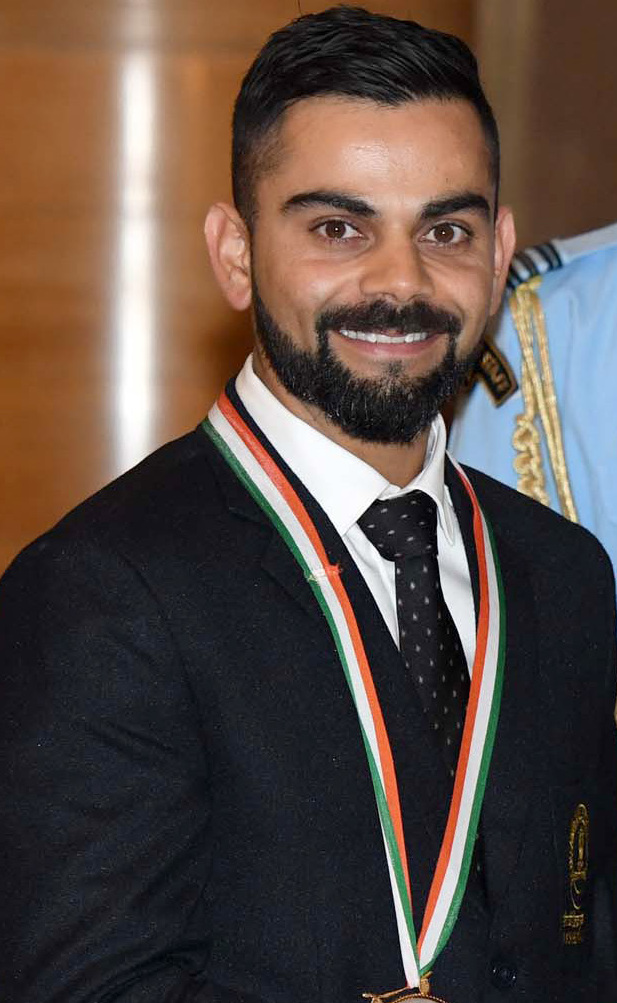
#> input picture CV Project 15 - Live Image Cartoonifier/v.jpeg, 617 x 1003 px
$ python cartoon.py   (Python 2 division)
#> lines starting #> are read from the running program, lines starting #| are printed output that depends on the picture; after the words box and inside, x2 and y2 are one past the last pixel; in counts of white or black regions, pixels touching at a corner belong together
# we'll try to apply different fikters to an image and finally convert it somewhere like a cartooinsh image
# importing necessary files
import cv2
import numpy as np
#Reading image
img = cv2.imread("v.jpeg")
#> img is the input picture: shape (1003, 617, 3); mean B, G, R 68.1, 74.9, 89.3
from skimage import io
while True:
    cv2.imshow("img",img)
    #Converting to RGB
    img = cv2.cvtColor(img, cv2.COLOR_BGR2RGB)
    cv2.imshow("imagee",img)
    #Detecting edges of the input image
    gray = cv2.cvtColor(img, cv2.COLOR_BGR2GRAY)
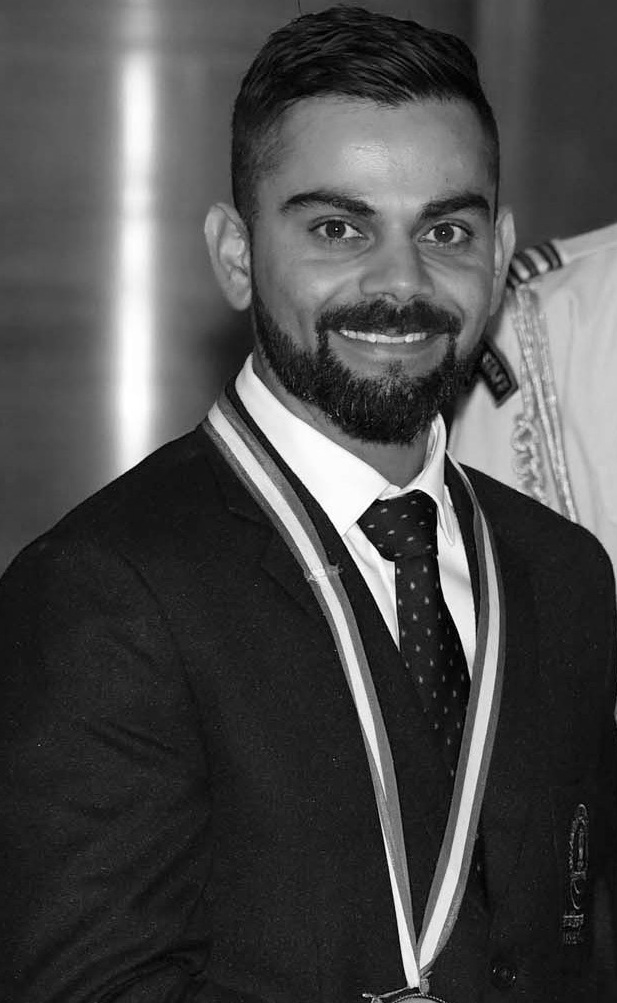
#> gray: shape (1003, 617); min 0, max 255, mean 74.5
    gray = cv2.medianBlur(gray, 5)
    edges = cv2.adaptiveThreshold(gray, 255, cv2.ADAPTIVE_THRESH_MEAN_C, cv2.THRESH_BINARY, 9, 9)
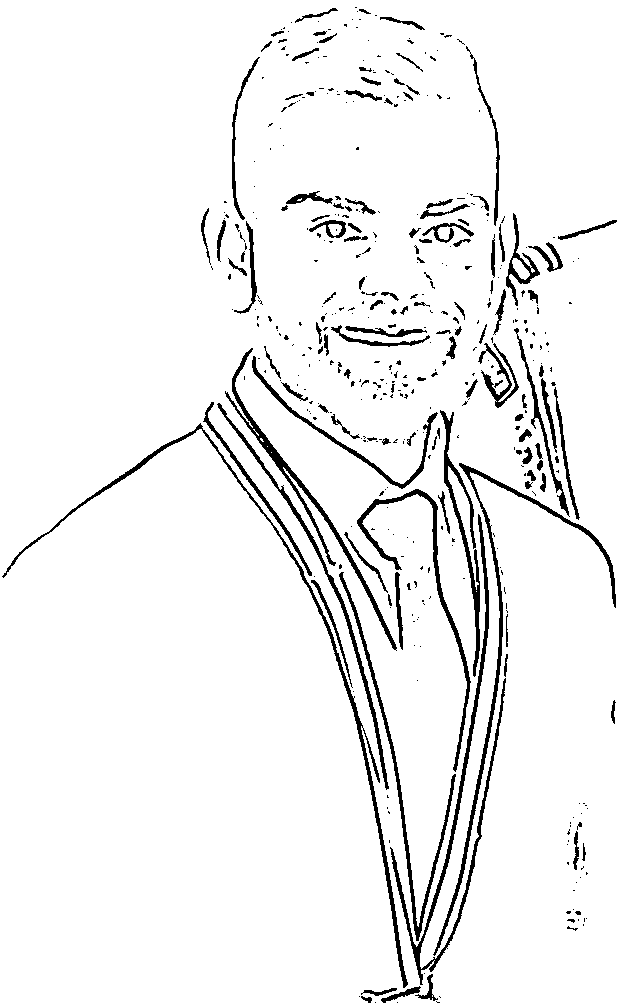
#> edges: shape (1003, 617); 94.4% white; 449 black regions (322 under 20 px), largest, box (x1, y1, x2, y2) and area: (390, 514, 506, 985) 3194, (2, 423, 408, 988) 3007, (433, 463, 616, 956) 2703
    cv2.imshow("edges",edges)
    #Cartoonifying the image
    color = cv2.bilateralFilter(img, 9, 250, 250)
    cartoon = cv2.bitwise_and(color, color, mask=edges)
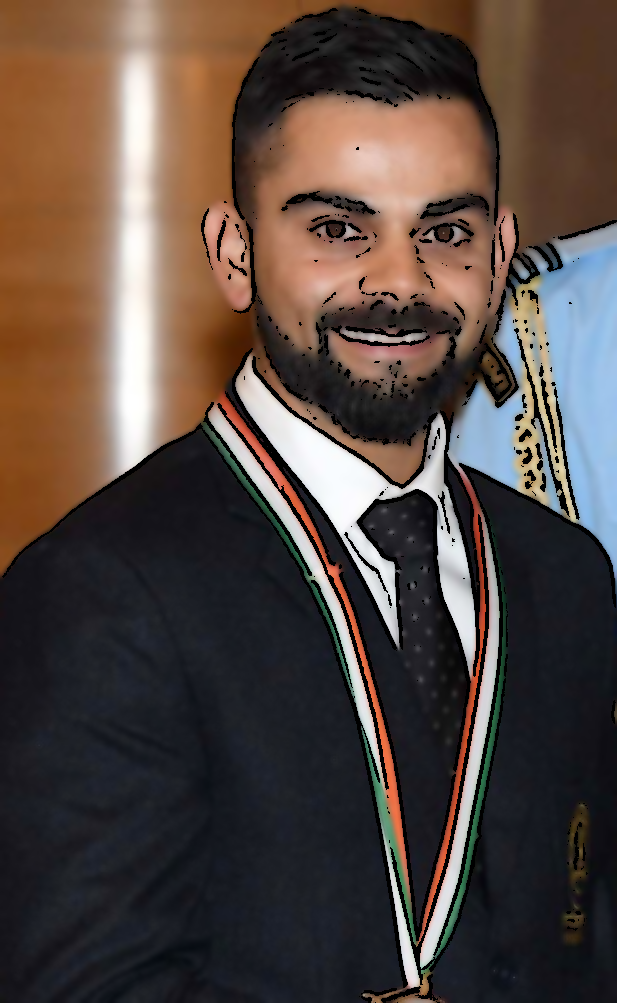
#> cartoon: shape (1003, 617, 3); mean R, G, B 84.4, 70.8, 64.6
	cv2.imshow("Cartoon",cartoon)
    cv2.waitKey(1)
